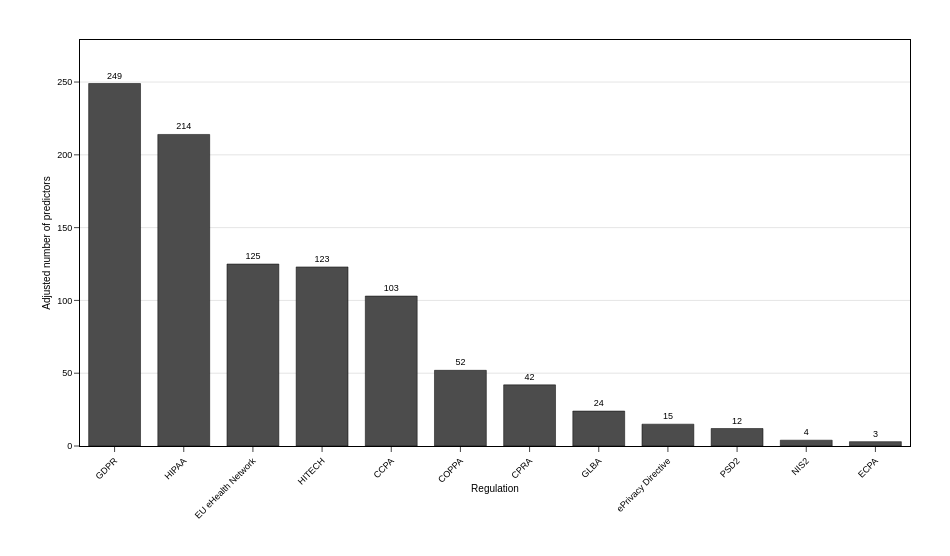

Source (notebook cell):
### Markdown cell above
### Figure 1
Adjusted number of regulated predictors per regulation. Counts are adjusted and bars are ordered by decreasing totals.

### Code cell
use_cfg("fig1")
# ==============================
# Data checks and prep
# ==============================
req = {"confidence", "reg_id"}
missing = req - set(merged_df.columns)
assert not missing, f"Missing required columns: {sorted(missing)}"

f1 = merged_df.loc[merged_df["confidence"] == "High"].copy()

# Clip year if present to avoid future leakage
if "year_int" in f1.columns:
    f1["year_int"] = f1["year_int"].clip(upper=2025)

per_reg_instances = (
    f1.groupby("reg_id")
      .size()
      .reset_index(name="instances")
)

adj = (
    per_reg_instances
      .assign(adj_rate=GLOBAL_RATE)
      .assign(adj_instances=lambda d: (d["instances"] * d["adj_rate"]).round().astype(int))
      .sort_values("adj_instances", ascending=False)
      .reset_index(drop=True)
)

if adj.empty:
    raise ValueError("No data after filtering. Check 'confidence' and 'reg_id' values.")

num_regs  = adj.shape[0]
height_px = max(500, min(BASE_HEIGHT_PX + num_regs * ROW_PX, 1000))
ymax      = int(adj["adj_instances"].max())

print(f"Bar categories: {num_regs} regulations")
print(f"Figure size: {BASE_WIDTH_PX}×{height_px} px")

# ==============================
# Figure — vertical bars with labels
# ==============================
fig1 = px.bar(
    adj,
    x="reg_id",
    y="adj_instances",
    labels={
        "reg_id": "Regulation",
        "adj_instances": "Adjusted number of predictors",
    },
)

fig1.update_traces(
    marker_color=BAR_COLOR,
    marker_line_color="black",
    marker_line_width=0.5,
    text=adj["adj_instances"],
    texttemplate="%{text:,d}",
    textposition="outside",
    textfont=dict(size=9, color="black"),
    cliponaxis=False
)

# Layout (match figs 2–5)
fig1.update_layout(
    width=BASE_WIDTH_PX,
    height=height_px,
    font=dict(family="Arial, sans-serif", size=10, color="black"),
    paper_bgcolor="white",
    plot_bgcolor="white",
    bargap=0.25,
    showlegend=False,
    margin=dict(l=80, r=40, t=40, b=110),
    xaxis_title=dict(text="Regulation", font=dict(size=10, color="black")),
    yaxis_title=dict(text="Adjusted number of predictors", font=dict(size=10, color="black")),
    template=None,
)

# Axes styling
fig1.update_xaxes(
    categoryorder="total descending",
    tickangle=-45,
    showgrid=False,
    showline=True, linecolor="black", linewidth=1, mirror=True,
    ticks="outside",
    tickfont=dict(size=9, color="black"),
    automargin=True
)
fig1.update_yaxes(
    range=[0, ymax * 1.12],
    showgrid=True, gridcolor="#e5e5e5",
    zeroline=False,
    showline=True, linecolor="black", linewidth=1, mirror=True,
    ticks="outside",
    tickfont=dict(size=9, color="black"),
    automargin=True
)

# High-quality export config
config = {
    "toImageButtonOptions": {
        "format": "png",
        "filename": "fig1",
        "height": height_px,
        "width": BASE_WIDTH_PX,
        "scale": EXPORT_SCALE,
    },
    "displayModeBar": True,
    "displaylogo": False,
    "modeBarButtonsToRemove": ["pan2d", "lasso2d", "select2d", "zoom2d"],
}

fig1.show(config=config)

print("="*70)
print("Figure 1 Configuration:")
print(f"  Dimensions: {BASE_WIDTH_PX}×{height_px} px")
print(f"  Export size: {BASE_WIDTH_PX*EXPORT_SCALE}×{height_px*EXPORT_SCALE} px (300 DPI)")
print("  Bars: neutral grayscale-safe color with black outline.")
print("="*70)

try:
    print("printing image")
    fig1.write_image("fig1.png", format="png",
                     width=BASE_WIDTH_PX, height=height_px, scale=EXPORT_SCALE)
    print("✓ Auto-exported fig1.png")
except Exception:
    print("ℹ Use the camera button to download at 300 DPI")

### Figure 1 — Plotly figure (JSON) as saved in the notebook; plotly's stock layout.template omitted (floating-point values rounded to 4 significant figures)
{"data": [{"cliponaxis": false, "hovertemplate": "Regulation=%{x}<br>Adjusted number of predictors=%{y}<extra></extra>", "legendgroup": "", "marker": {"color": "#4C4C4C", "line": {"color": "black", "width": 0.5}, "pattern": {"shape": ""}}, "name": "", "orientation": "v", "showlegend": false, "text": [249.0, 214.0, 125.0, 123.0, 103.0, 52.0, 42.0, 24.0, 15.0, 12.0, 4.0, 3.0], "textfont": {"color": "black", "size": 9}, "textposition": "outside", "texttemplate": "%{text:,d}", "type": "bar", "x": ["GDPR", "HIPAA", "EU eHealth Network", "HITECH", "CCPA", "COPPA", "CPRA", "GLBA", "ePrivacy Directive", "PSD2", "NIS2", "ECPA"], "xaxis": "x", "y": [249, 214, 125, 123, 103, 52, 42, 24, 15, 12, 4, 3], "yaxis": "y"}], "layout": {"bargap": 0.25, "barmode": "relative", "font": {"color": "black", "family": "Arial, sans-serif", "size": 10}, "height": 556, "legend": {"tracegroupgap": 0}, "margin": {"b": 110, "l": 80, "r": 40, "t": 40}, "paper_bgcolor": "white", "plot_bgcolor": "white", "showlegend": false, "width": 950, "xaxis": {"anchor": "y", "automargin": true, "categoryorder": "total descending", "domain": [0.0, 1.0], "linecolor": "black", "linewidth": 1, "mirror": true, "showgrid": false, "showline": true, "tickangle": -45, "tickfont": {"color": "black", "size": 9}, "ticks": "outside", "title": {"font": {"color": "black", "size": 10}, "text": "Regulation"}}, "yaxis": {"anchor": "x", "automargin": true, "domain": [0.0, 1.0], "gridcolor": "#e5e5e5", "linecolor": "black", "linewidth": 1, "mirror": true, "range": [0, 278.9], "showgrid": true, "showline": true, "tickfont": {"color": "black", "size": 9}, "ticks": "outside", "title": {"font": {"color": "black", "size": 10}, "text": "Adjusted number of predictors"}, "zeroline": false}}}
